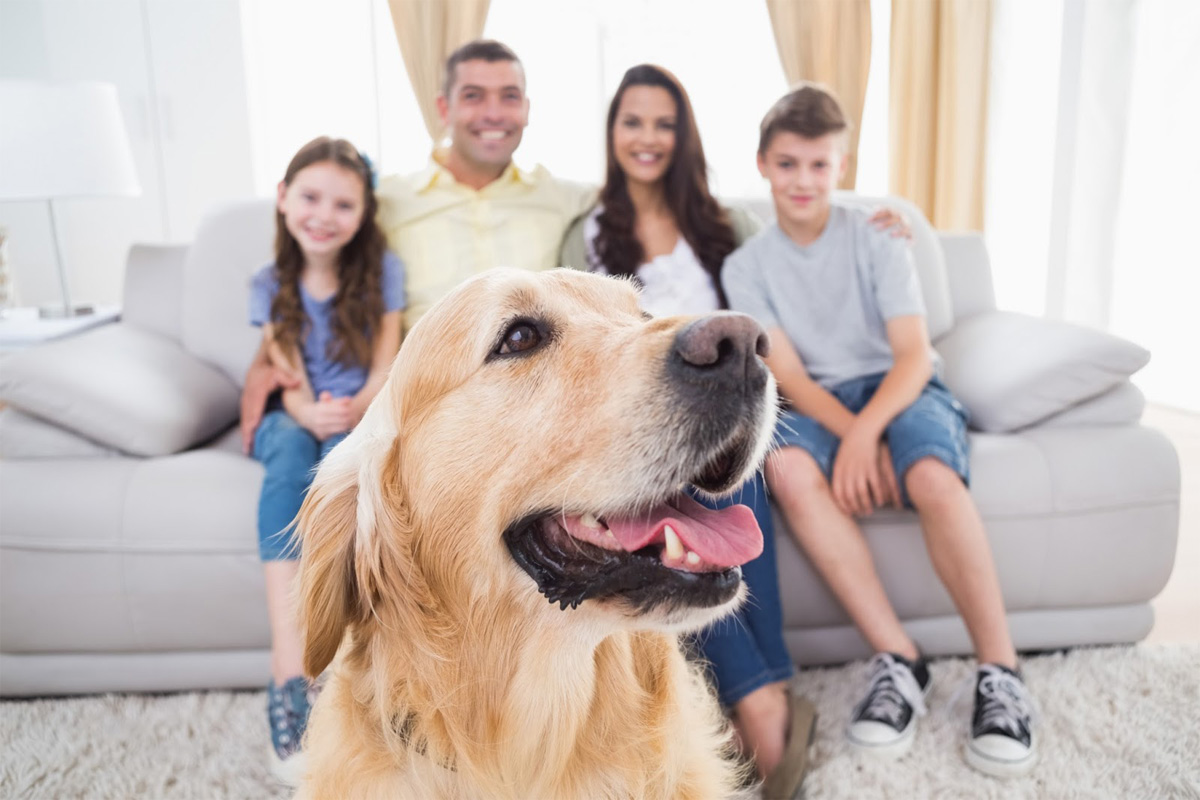
#> input picture Lab_practices/Lab_13/img/imagen1.jpg, 1200 x 800 px
$ jupyter execute Laboratorio_13.ipynb
#> lines starting #> are read from the running program, lines starting #| are printed output that depends on the picture
# Laboratorio 13

[cell 1]
import cv2
import numpy as np
import matplotlib.pyplot as plt

### Cambien el tipo de color a RGB

[cell 2]
#Leer la imagen
img1 = cv2.imread('img/imagen1.jpg')
#> img1 is the input picture: shape (800, 1200, 3); mean B, G, R 179.8, 184.5, 197.2
img2 = cv2.imread('img/imagen2.jpg')
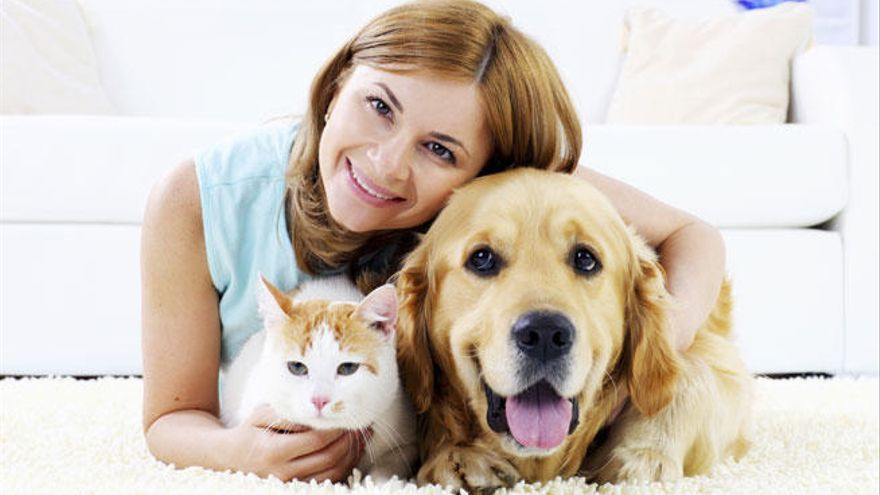
#> input picture Lab_practices/Lab_13/img/imagen2.jpg, 880 x 495 px
#> img2 is the input picture: shape (495, 880, 3); mean B, G, R 188.4, 198.6, 209.2

#Resize de la imagen
img1 = cv2.resize(img1, (700, 500))
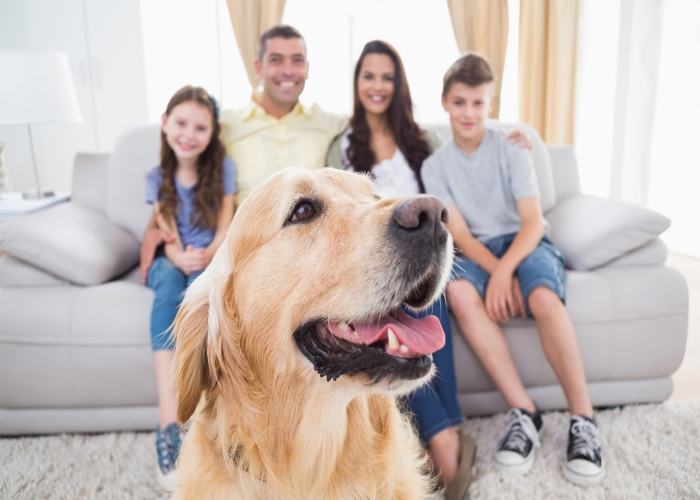
#> img1: shape (500, 700, 3); mean B, G, R 179.7, 184.4, 197.1
img2 = cv2.resize(img2, (700, 500))
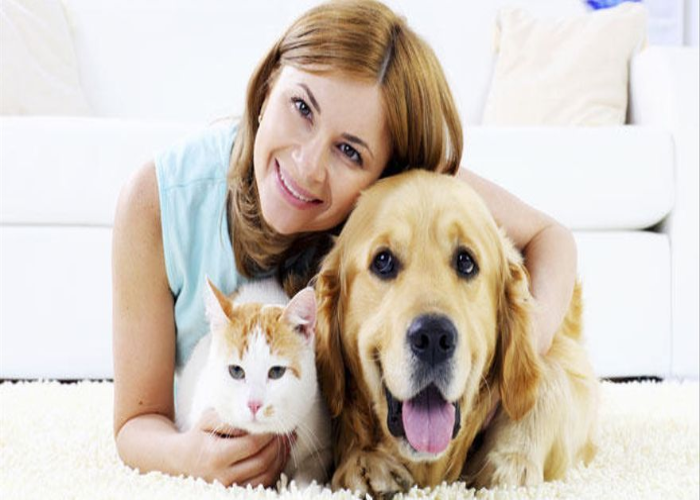
#> img2: shape (500, 700, 3); mean B, G, R 188.3, 198.5, 209.1

#Cambiar el color de la imagen a RGB
imagen1_RGB = cv2.cvtColor(img1, cv2.COLOR_BGR2RGB)
imagen2_RGB = cv2.cvtColor(img2, cv2.COLOR_BGR2RGB)

#Mostrar la imagen
plt.imshow(imagen1_RGB)
plt.show()
plt.imshow(imagen2_RGB)
plt.show()

### Hagan girar una imagen

[cell 3]
#Rotación de la imagen
rotacion180 = cv2.rotate(imagen1_RGB, cv2.ROTATE_180)
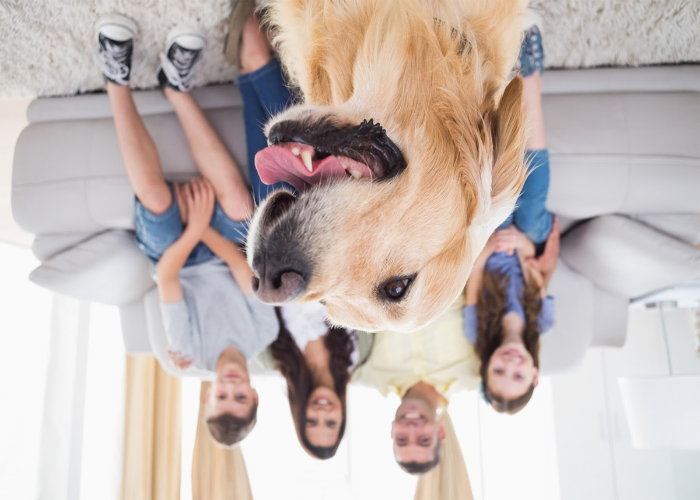
#> rotacion180: shape (500, 700, 3); mean R, G, B 197.1, 184.4, 179.7
rotacion90 = cv2.rotate(imagen1_RGB, cv2.ROTATE_90_CLOCKWISE)
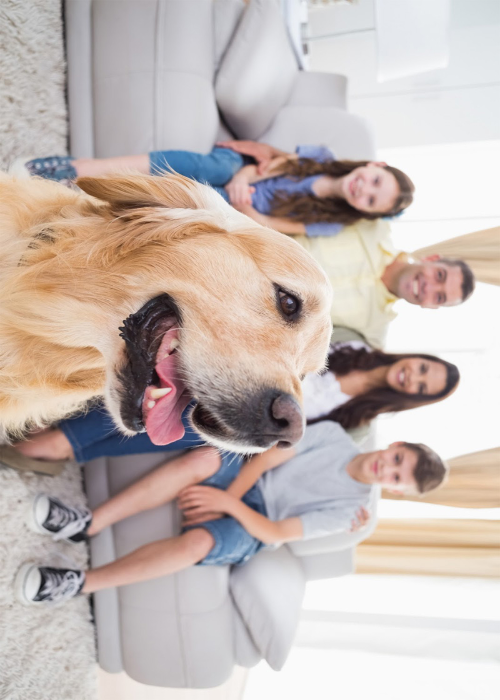
#> rotacion90: shape (700, 500, 3); mean R, G, B 197.1, 184.4, 179.7


#Calcular las dimensiones de la imagen
(altura, ancho)=imagen1_RGB.shape[:2] #Forma de obtener las dimensiones de la imagen
#> altura = 500; ancho = 700
(cX, cY) = (ancho//2, altura//2) #Centro de la imagen
#> cX = 350; cY = 250


#Matriz de rotación 30 grados
M = cv2.getRotationMatrix2D((cX, cY), 30, 1.0) #Matriz de rotación
rotacion30 = cv2.warpAffine(imagen1_RGB, M, (ancho, altura)) #Rotación de la imagen
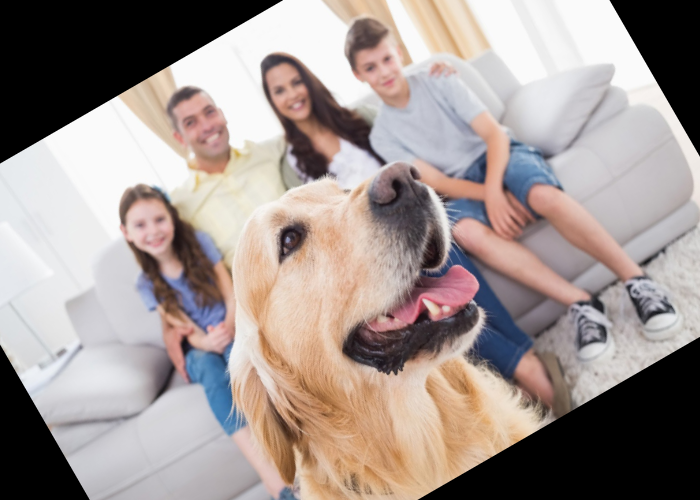
#> rotacion30: shape (500, 700, 3); mean R, G, B 160.4, 148.6, 144.7


#Mostrar la imagen rotada
plt.title('Rotación 180')
plt.imshow(rotacion180)
plt.show()
plt.title('Rotación 90')
plt.imshow(rotacion90)
plt.show()
plt.title('Rotación 30 con matriz de rotación')
plt.imshow(rotacion30)
plt.show()

### Dibujen un círculo sobre las caras de dicha figura y agreguen un texto que describa que es (persona, perro, gato).

[cell 4]
#Nombres de las caras
persona = 'Persona'
perro = 'Perro'


#Configuracion del texto
font = cv2.FONT_HERSHEY_SIMPLEX
fontScale = 1
fontColor = (0, 0, 0)
thickness = 2

#Hija-------------------------------------------------------
posicion = (130, 100) #Ubicación del texto

#Datos para recocer la cara de la hija
cordenadas_centro = (190, 120)
radio = 40
color = (0, 255, 0)
grosor = 2


#Dibujar el circulo
image = cv2.circle(imagen1_RGB, cordenadas_centro,
                    radio, color, grosor)

#Dibujar el texto
image = cv2.putText(imagen1_RGB, persona, posicion,
                    font, fontScale, fontColor, thickness, cv2.LINE_AA)


#Papá-------------------------------------------------------
posicion = (210, 35) #Ubicación del texto

#Datos para recocer la cara de la papá
cordenadas_centro = (280, 70)
radio = 40
color = (0, 255, 0)
grosor = 2


#Dibujar el circulo
image = cv2.circle(imagen1_RGB, cordenadas_centro,
                    radio, color, grosor)

#Dibujar el texto
image = cv2.putText(imagen1_RGB, persona, posicion,
                    font, fontScale, fontColor, thickness, cv2.LINE_AA)


#Mamá-------------------------------------------------------
posicion = (350, 40) #Ubicación del texto

#Datos para recocer la cara de la mamá
cordenadas_centro = (380, 85)
radio = 40
color = (0, 255, 0)
grosor = 2


#Dibujar el circulo
image = cv2.circle(imagen1_RGB, cordenadas_centro,
                    radio, color, grosor)

#Dibujar el texto
image = cv2.putText(imagen1_RGB, persona, posicion,
                    font, fontScale, fontColor, thickness, cv2.LINE_AA)


#Hijo-------------------------------------------------------
posicion = (460, 60) #Ubicación del texto

#Datos para recocer la cara de la hija
cordenadas_centro = (465, 100)
radio = 40
color = (0, 255, 0)
grosor = 2


#Dibujar el circulo
image = cv2.circle(imagen1_RGB, cordenadas_centro,
                    radio, color, grosor)

#Dibujar el texto
image = cv2.putText(imagen1_RGB, persona, posicion,
                    font, fontScale, fontColor, thickness, cv2.LINE_AA)

#Perro-------------------------------------------------------
posicion = (330, 480) #Ubicación del texto

#Datos para recocer la cara de la hija
cordenadas_centro = (335, 300)
radio = 150
color = (0, 100, 255)
grosor = 2


#Dibujar el circulo
image = cv2.circle(imagen1_RGB, cordenadas_centro,
                    radio, color, grosor)

#Dibujar el texto
image = cv2.putText(imagen1_RGB, perro, posicion,
                    font, fontScale, fontColor, thickness, cv2.LINE_AA)
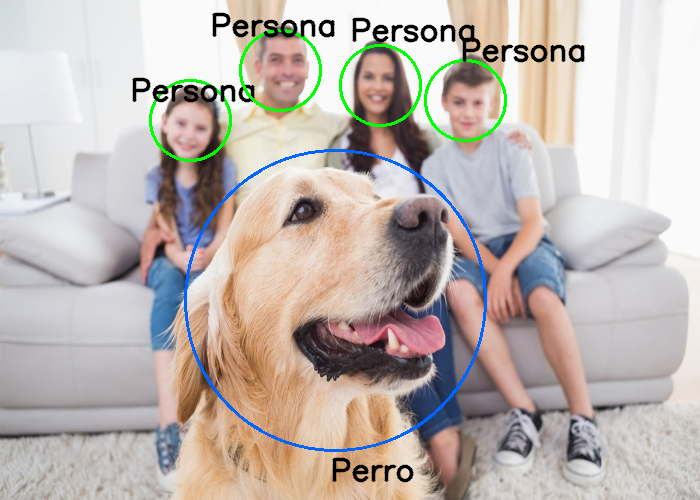
#> image: shape (500, 700, 3); mean R, G, B 190.9, 181.6, 176.4

#Mostrar la imagen
plt.imshow(image)
plt.show()

### Guarden la figura con los círculos dibujados y el texto generado

[cell 5]
#Guardar la imagen con los circulos y textos

cv2.imwrite('img/imagen1_con_circulos.jpg', cv2.cvtColor(image, cv2.COLOR_RGB2BGR))
#> Out = True

### En una imagen distinta al anterior creen una pentágono sobre las caras de las figuras y agreguen un texto que describa que es (persona, perro, gato).

[cell 6]
#Copiar imagen
imagen_pentagono = imagen2_RGB.copy()

#Nombres de las caras
persona = 'Persona'
perro = 'Perro'
gato = 'Gato'

#Configuracion del texto
font = cv2.FONT_HERSHEY_SIMPLEX
fontScale = 1
fontColor = (0, 0, 0)
thickness = 2

color_pentagono = (57, 217, 224) #Color de los pentágonos
grosor_pentagono = 2 #Grosor de los pentágonos

#Persona-------------------------------------------------------
#Puntos del pentágono
puntos_persona = np.array([[(320, 60), (230, 150), (280, 240),(350,240),(400,150)]], dtype=np.int32) #Puntos del pentágono
puntos_persona = puntos_persona.reshape((-1, 1, 2)) #Convertir a una matriz de dos dimensiones


imagen_pentagono = cv2.polylines(imagen_pentagono, [puntos_persona], True, color_pentagono, grosor_pentagono) #Dibujar el pentágono
cv2.putText(imagen_pentagono, persona, (260, 60), font, fontScale, fontColor, thickness, cv2.LINE_AA)

#Perro---------------------------------------------------------
puntos_perro = np.array([[(430,180),(340,280), (380,470),(490,470),(520,280)]], dtype=np.int32) #Puntos del pentágono
puntos_perro = puntos_perro.reshape((-1, 1, 2)) #Convertir a una matriz de dos dimensiones

imagen_pentagono = cv2.polylines(imagen_pentagono, [puntos_perro], True, color_pentagono, grosor_pentagono) #Dibujar el pentágono
cv2.putText(imagen_pentagono, perro, (450, 200), font, fontScale, fontColor, thickness, cv2.LINE_AA)

#Gato----------------------------------------------------------
puntos_gato = np.array([[(270,290),(200,360),(240,430),(280,430),(320,360)]], dtype=np.int32) #Puntos del pentágono
puntos_gato = puntos_gato.reshape((-1, 1, 2)) #Convertir a una matriz de dos dimensiones

imagen_pentagono = cv2.polylines(imagen_pentagono, [puntos_gato], True, color_pentagono, grosor_pentagono) #Dibujar el pentágono
cv2.putText(imagen_pentagono, gato, (180, 290), font, fontScale, fontColor, thickness, cv2.LINE_AA)
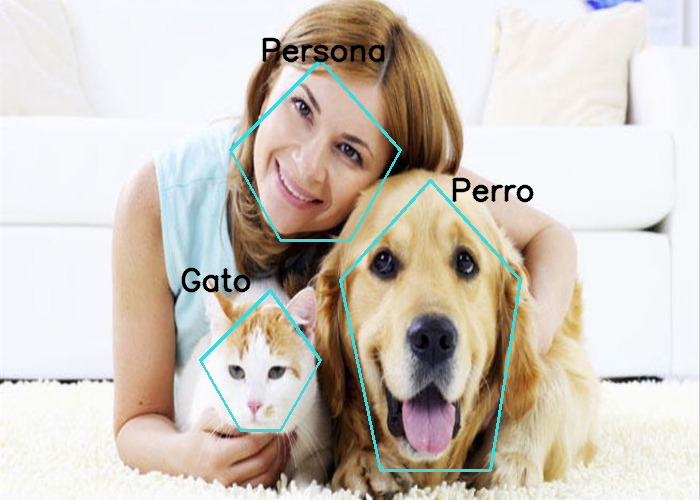
#> imagen_pentagono: shape (500, 700, 3); mean R, G, B 206.2, 198.3, 188.6

#Mostrar la imagen
plt.imshow(imagen_pentagono)

### Guarden la figura con los Pentágonos dibujados y el texto generado

[cell 7]
#Guardar la imagen con los pentágonos y textos
cv2.imwrite('img/imagen2_con_pentagonos.jpg', cv2.cvtColor(imagen_pentagono, cv2.COLOR_RGB2BGR))
#> Out = True

### Creen un programa que permita dibujar diferentes tipos de figuras geométricas con el uso de eventos de mouse para poder hacer dibujos y luego guarden la imagen.

[cell 8]
opcion = 1
def figuras(event, x, y, flags, param):
    if opcion == 1:
        if event == cv2.EVENT_LBUTTONDOWN: #Si se presiona el botón izquierdo del mouse
            cv2.circle(imagen_dibujo, (x, y), 40, (38, 83, 242), 2)

        elif event == cv2.EVENT_RBUTTONDOWN: #Si se presiona el botón derecho del mouse
            cv2.rectangle(imagen_dibujo, (x, y), (x+10, y+10), (211, 230, 23), 2)

        elif event == cv2.EVENT_MBUTTONDOWN: #Si se presiona el botón central del mouse
            #Crear un triángulo
            puntos_triangulo = np.array([[(x, y), (x+50, y+50), (x-50, y+50)]], dtype=np.int32) #Puntos del triángulo
            puntos_triangulo = puntos_triangulo.reshape((-1, 1, 2)) #Convertir a una matriz de dos dimensiones
            cv2.polylines(imagen_dibujo, [puntos_triangulo], True, (232, 26, 173), 2) #Dibujar el triángulo

        elif event == cv2.EVENT_MOUSEWHEEL: #Si se desplaza la rueda del mouse
            #Crear un petágono
            puntosPentagono = np.array([[(x, y), (x+50, y+50), (x+100, y+100), (x+150, y+50), (x+100, y)]], dtype=np.int32) #Puntos del pentágono
            puntosPentagono = puntosPentagono.reshape((-1, 1, 2)) #Convertir a una matriz de dos dimensiones
            cv2.polylines(imagen_dibujo, [puntosPentagono], True, (80, 31, 204), 2) #Dibujar el pentágono

    elif opcion == 2:
        if event == cv2.EVENT_LBUTTONDOWN: #Si se presiona el botón izquierdo del mouse
            cv2.circle(imagen_dibujo, (x-10, y-10), 40, (204, 31, 91 ), -1)

        elif event == cv2.EVENT_RBUTTONDOWN: #Si se presiona el botón derecho del mouse
            cv2.rectangle(imagen_dibujo, (x, y), (x+50, y+50), (101, 29, 169 ), -1)


cv2.namedWindow('Ventana Dibujo con Formas')
cv2.setMouseCallback('Ventana Dibujo con Formas', figuras) #Asignar la función para manejar los eventos del mouse

imagen_dibujo = np.zeros((512, 512, 3), np.uint8)

while True:
    cv2.imshow('Ventana Dibujo con Formas', imagen_dibujo)

    clave = cv2.waitKey(1) & 0xFF
#> (key Esc is pressed here)

    if clave == ord('1'):
        opcion = 1

    elif clave == ord('2'):
        opcion = 2

    elif clave == ord('c'):
        imagen_dibujo = np.zeros((512, 512, 3), np.uint8)

    elif clave == ord('g'):
        #Guardar resultado
        cv2.imwrite('img/nft.jpg', imagen_dibujo)
        break

cv2.destroyAllWindows()
